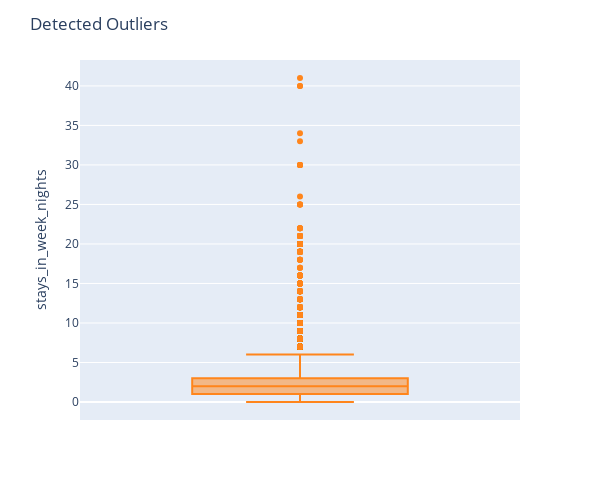

The notebook cell this image was saved under:
### Code cell
# import plotly module for drawing box plot of outliers
import plotly.express as px 

# create figure of box plot by 'stays_in_week_nights' column 
fig = px.box(df, y='stays_in_week_nights') 

# adding marker color to our chart
fig.update_traces(marker_color='#FF851B')

# adding the width, height and title features to our chart
fig.update_layout(autosize=False, width=600, height=500, title='Detected Outliers') 

# save boxplot
plt.savefig("outliers_boxplot.jpg")

# showing the chart
fig.show()

### Figure 1 — Plotly figure (JSON) as saved in the notebook; plotly's stock layout.template omitted (floating-point values rounded to 4 significant figures; data arrays with more than 128 entries replaced by an {"elided": "..."} marker saying what was removed)
{"data": [{"alignmentgroup": "True", "hovertemplate": "stays_in_week_nights=%{y}<extra></extra>", "legendgroup": "", "marker": {"color": "#FF851B"}, "name": "", "notched": false, "offsetgroup": "", "orientation": "v", "showlegend": false, "type": "box", "x0": " ", "xaxis": "x", "y": {"elided": "102895 int values"}, "y0": " ", "yaxis": "y"}], "layout": {"autosize": false, "boxmode": "group", "height": 500, "legend": {"tracegroupgap": 0}, "margin": {"t": 60}, "title": {"text": "Detected Outliers"}, "width": 600, "xaxis": {"anchor": "y", "domain": [0, 1]}, "yaxis": {"anchor": "x", "domain": [0, 1], "title": {"text": "stays_in_week_nights"}}}}
